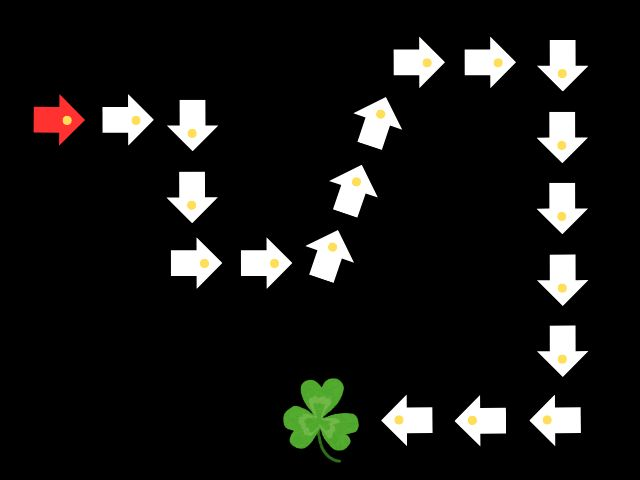
#> input picture machine-vision/lab4/Treasure_easy_case.jpg, 640 x 480 px
$ jupyter execute lab4.ipynb   (shell and % lines are left out)
#> lines starting #> are read from the running program, lines starting #| are printed output that depends on the picture; after the words box and inside, x2 and y2 are one past the last pixel; in counts of white or black regions, pixels touching at a corner belong together
[cell 1]
import cv2
import numpy as np
import matplotlib.pyplot as plt
from IPython.display import Image

[cell 2]
class TresureHunt:
    def __init__(self,filename):
#> called with filename = './lab4/Treasure_easy_case.jpg'
        self.im = cv2.imread(filename) # Reading image
#> self.im is the input picture: shape (480, 640, 3); mean B, G, R 20, 21.9, 21.9
#> call 2 of __init__, with filename = './lab4/Treasure_medium_case.jpg'
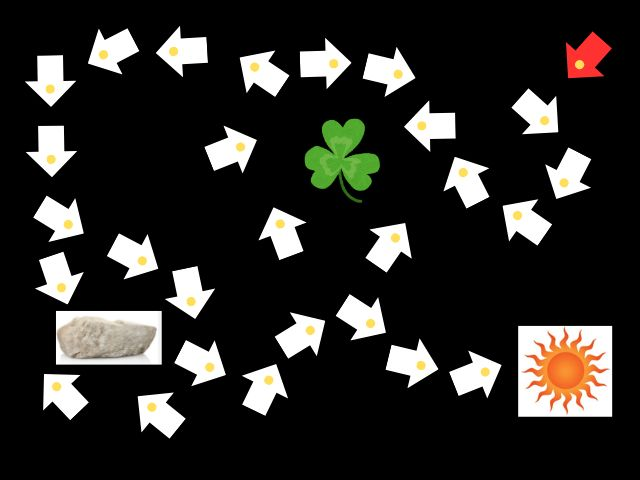
#> input picture machine-vision/lab4/Treasure_medium_case.jpg, 640 x 480 px
#> in __init__, self.im is the input picture: shape (480, 640, 3); mean B, G, R 38, 41.1, 42.5
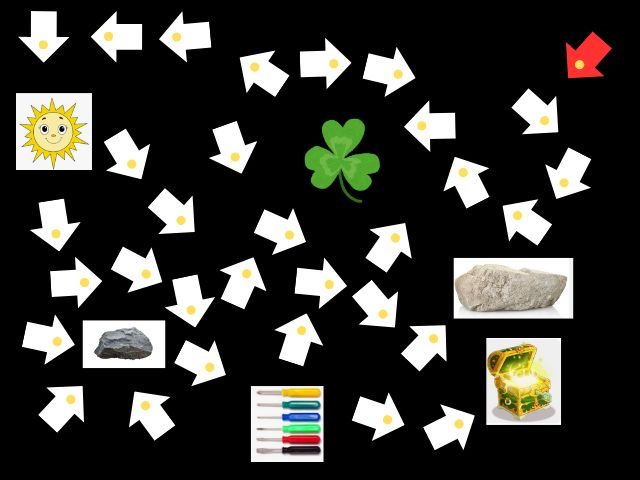
#> input picture machine-vision/lab4/Treasure hunting - difficult case.jpg, 640 x 480 px
#> in __init__, self.im is the input picture: shape (480, 640, 3); mean B, G, R 50.8, 55.4, 55.9
        self.bin_im = None
        self.stats = None
        self.centroids = None
        self.arrow_ind = None
        self.overall_path = None

    def binarisation(self):
        # Binarisation
        bin_threshold = 60; # parameter to vary
        gray = cv2.cvtColor(self.im, cv2.COLOR_BGR2GRAY)
        ret,bin_im = cv2.threshold(gray, bin_threshold, 255, cv2.THRESH_BINARY)
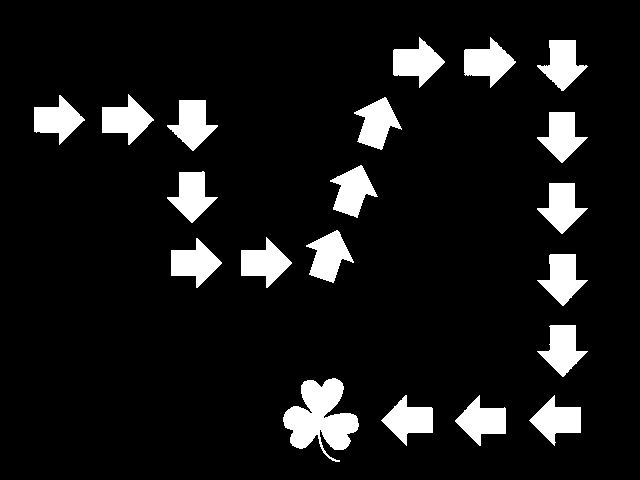
#> bin_im: shape (480, 640); 9.5% white; 20 white regions, largest, box (x1, y1, x2, y2) and area: (283, 378, 359, 462) 3418, (393, 37, 445, 88) 1392, (167, 100, 218, 151) 1386
#> ret = 60

        ##Image Hole hole
        img = bin_im.copy()  # binary image (0 background, 255 foreground)
        h, w = img.shape
#> h = 480; w = 640
        mask = np.zeros((h+2, w+2), np.uint8)

        # Step 1: flood fill the background
        floodfilled = img.copy()
        cv2.floodFill(floodfilled, mask, (0, 0), 255)
#> floodfilled: shape (480, 640); every value is 255

        # Step 2: invert floodfilled image
        floodfill_inv = cv2.bitwise_not(floodfilled)
#> floodfill_inv: shape (480, 640); every value is 0

        # Step 3: combine with original
        self.bin_im = img | floodfill_inv

    def extracting_connected_components(self):
        # Extracting connected components
        num_labels, labels, stats, centroids = cv2.connectedComponentsWithStats(self.bin_im)
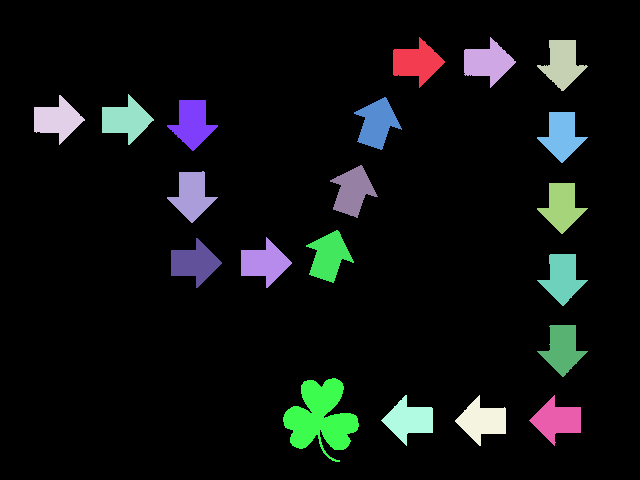
#> labels: shape (480, 640) int32; 21 distinct labels, from 0 to 20; one colour per label, 0 black
#> num_labels = 21; stats = 21 rows, first 6: [0, 0, 640, 480, 277911], [393, 37, 52, 51, 1392], [464, 37, 52, 51, 1384], [537, 40, 51, 51, 1368], [34, 95, 51, 50, 1320], [102, 94, 52, 51, 1372]; centroids = 21 rows, first 8: [313.7, 239.7], [416.4, 61.87], [487.4, 61.88], [562.2, 63.12], [56.87, 119.2], [125.5, 119.5], [376.5, 122.9], [192.1, 122.9]
        self.stats = stats
#> self.stats has the same summary as stats
        self.centroids = centroids
#> self.centroids has the same summary as centroids

    def arrow_finder(self):
        self.arrow_ind = []
        for i in range(1, len(self.stats)):
            if self.stats[i][4] < 2000: #Bounding Box Area less 2000 means arrow
                self.arrow_ind.append(i)
#> this loop made 20 passes
#> after the loop, self.arrow_ind = [1, 2, 3, 4, 5, 6, 7, 8, 9, 10, 11, 12, 13, 14, 15, 16, 18, 19, 20]
#> the loop in arrow_finder (call 2), `for i in range(1, len(self.stats)):` made 20 passes

    def find_red_arrow(self):
        # Finding red arrow
        n_arrows = len(self.arrow_ind)
#> n_arrows = 19
        start_arrow_id = -1
        # check each arrow until find the red one
        for arrow_num in range(1, n_arrows):
            object_id = self.arrow_ind[arrow_num]    # determine the arrow id
            #extract colour of the centroid point of the current arrow
            centroid_colour = self.im[round(self.centroids[object_id][1]), round(self.centroids[object_id][0]), :]
            if  centroid_colour[2] > 240 and centroid_colour[0] < 60 and centroid_colour[1] < 60:
                #the centroid point is red, memorise its id and break the loop
                start_arrow_id = object_id
                break
#> this loop made 3 passes
#> (centroid_colour, start_arrow_id) on pass 3: ([44, 50, 255], 4)
#> centroid_colour on passes 1 to 2: [251, 255, 254], [251, 255, 255]
        return start_arrow_id

    def get_centroid_color(self, x, y, w, h, color):
        centroid_x = 0
        centroid_y = 0
        count = 0
        for x_idx in range(x, x+w):
            for y_idx in range(y, y+h):
                if  self.im[y_idx][x_idx][0] < 160 and self.im[y_idx][x_idx][1] < 255 and self.im[y_idx][x_idx][0] > color[0] and self.im[y_idx][x_idx][1] > color[1] and self.im[y_idx][x_idx][2] > color[2]:
                    centroid_x += x_idx
                    centroid_y += y_idx
                    count += 1
        return centroid_x/count, centroid_y/count

    def is_inside(self, bx, by, w, h, pt_x, pt_y):
        return (bx < pt_x and pt_x < bx + w) and (by < pt_y and  pt_y < by + h)

    def next_object_finder(self, cur_object):
        #1. For each arrow you may extract the centroid point and the centroid of the yellow dot.
        #2. To set a line, it is enough to have two points.
        #3. A vector (x2-x1,y2-y1) points the direction from the point (x1,y1) to the point (x2,y2).
        #   After extending the vector, you may find the vector enters the bounding box of another arrow or the treasure.
        #   Therefore, that arrow is the next object.

        c_b_x, c_b_y, c_b_w, c_b_h, _ = self.stats[cur_object]
        c_x, c_y = self.centroids[cur_object]

        yellow_x, yellow_y = self.get_centroid_color(c_b_x, c_b_y, c_b_w, c_b_h, [50, 80, 200])

        diff_x = yellow_x - c_x
        diff_y = yellow_y - c_y

        dist = np.sqrt((diff_x*diff_x) + (diff_y*diff_y))
        dir_x = diff_x / dist
        dir_y = diff_y / dist

        points = []

        for i in range(10000):
            next_x = round(yellow_x + ((dir_x) * i))
            next_y = round(yellow_y + ((dir_y) * i))
            points.append([next_x, next_y])
            if not(self.is_inside(c_b_x, c_b_y, c_b_w, c_b_h, next_x, next_y)):
                #Check other arrow object
                for obj in range(1, len(self.stats)):
                    if (obj != cur_object):
                        obj_x, obj_y, obj_w, obj_h, _ = self.stats[obj]
                        if self.is_inside(obj_x, obj_y, obj_w, obj_h, next_x, next_y):
                            return obj
        return points

    def findAllNearestArrow(self, obj_idx):
        nearest_arrow = []
        obj_x,obj_y = self.centroids[obj_idx]
        for i in self.arrow_ind:
            x,y = self.centroids[i]
            if abs(x - obj_x) + abs(y - obj_y) < 165:
                nearest_arrow.append(i)
        return nearest_arrow

    def findAllObstacle(self):
        obstacle = []
        for i in range(1,len(self.stats)):
            if i not in self.arrow_ind:
                c_x,c_y = self.centroids[i]
                c_x = round(c_x)
                c_y = round(c_y)
                if (self.im[c_y,c_x][0] < 200 and self.im[c_y,c_x][1] > 100) and (self.im[c_y,c_x][1] < 200 and self.im[c_y,c_x][1] > 100) and (self.im[c_y,c_x][2] < 200 and self.im[c_y,c_x][2] > 100):
                    obstacle.append(i)
        return obstacle

    def preprocess(self):
        self.binarisation()
        self.extracting_connected_components()
        self.arrow_finder()

    def algorithm(self):
        self.preprocess()

        # Arrow/non-arrow determination
        # You should develop a function arrow_finder, which returns the IDs of the arror objects.
        # IDs are from the connected component analysis order. You may use any parameters for your function.
        arrow_ind = self.arrow_finder()

        # Hunting
        cur_object = self.find_red_arrow() # start from the red arrow
#> cur_object = 4
        self.overall_path = []
        visited = []
        path = [cur_object]
#> path = [4]
        open_set = []
        obstacle = self.findAllObstacle()
#> the loop in findAllObstacle, `for i in range(1,len(self.stats)):` made 20 passes
#> (c_x, c_y) on pass 17: (320, 417)
#> after the loop in findAllObstacle, `for i in range(1,len(self.stats)):`: obstacle = []
#> obstacle = []
        # while the current object is an arrow, continue to search
        while cur_object is not None:
            if (cur_object in visited) or ( cur_object in obstacle):
                if len(open_set) == 0:
                    cur_object = None
                else:
                    cur_object = open_set.pop() #Try different possible arrow from treasure
                path = [cur_object]
                continue

            visited.append(cur_object)
            #Terminating Condition
            if cur_object not in self.arrow_ind: #found treasure
                print(path)
                #save path in overall path
                for i in range(len(path)):
                    self.overall_path.append(path[i])

                open_set = self.findAllNearestArrow(self.overall_path[-1])
                #Remove visited next arrow from object
                non_visited = []
                for ele in open_set:
                    if ele not in visited:
                        non_visited.append(ele)
                open_set = non_visited.copy()
                if len(open_set) == 0:
                    cur_object = None
                else:
                    cur_object = open_set.pop()
                path = [cur_object]
            else:
                #Traverse path
                # You should develop a function next_object_finder, which returns
                # the ID of the nearest object, which is pointed at by the current
                # arrow. You may use any other parameters for your function.
                cur_object = self.next_object_finder(cur_object)
                path.append(cur_object)
#> this loop made 20 passes
#> (c_b_x in next_object_finder, c_b_y in next_object_finder, c_b_w in next_object_finder, c_b_h in next_object_finder, c_x in next_object_finder, c_y in next_object_finder, yellow_x in next_object_finder, yellow_y in next_object_finder) on passes 1 to 12: (34, 95, 51, 50, 56.87, 119.2, 66.65, 119.9), (102, 94, 52, 51, 125.5, 119.5, 135.5, 119.7), (167, 100, 51, 51, 192.1, 122.9, 191.6, 132.8), (167, 171, 51, 52, 191.5, 195, 191.5, 204.7), (171, 238, 51, 50, 194.1, 262.5, 203.8, 263.3), (241, 237, 51, 51, 264.1, 262.5, 273.9, 263.2), (306, 230, 48, 53, 328.5, 255.9, 331.9, 246.5), (330, 165, 48, 53, 352.3, 190.7, 355.9, 181.5), (354, 97, 48, 53, 376.5, 122.9, 380.2, 113.6), (393, 37, 52, 51, 416.4, 61.87, 426.7, 62.45), (464, 37, 52, 51, 487.4, 61.88, 497.7, 62.36), (537, 40, 51, 51, 562.2, 63.12, 561.5, 73.07)
#> (obj_x in findAllNearestArrow, obj_y in findAllNearestArrow) on pass 20: (320.3, 417)
#| [4, 5, 7, 10, 14, 13, 12, 9, 6, 1, 2, 3, 8, 11, 15, 16, 20, 19, 18, 17]
#> after the loop, non_visited = []; open_set = []; path = 1 item; self.overall_path = [4, 5, 7, 10, 14, 13, 12, 9, 6, 1, 2, 3, 8, 11, 15, 16, 20, 19, 18, 17]; visited has the same summary as self.overall_path

    def display_image(self):
        plt.imshow(self.im)

    def display_binarised_image(self):
        plt.imshow(bin_im, cmap='gray')

    def display_all_components(self):
        # Drawing bounding boxes
        output = im.copy()
        for i in range(1, num_labels):  # skip background (0)
            x = self.stats[i, cv2.CC_STAT_LEFT]
            y = self.stats[i, cv2.CC_STAT_TOP]
            w = self.stats[i, cv2.CC_STAT_WIDTH]
            h = self.stats[i, cv2.CC_STAT_HEIGHT]
        # Draw rectangle (blue)
        cv2.rectangle(output, (x, y), (x + w, y + h), (255, 0, 0), 2)
        # Step 3: show result
        plt.imshow(output)

    def visualize_result(self):
        # visualisation of the path
        vis_im = self.im.copy()
        plt.imshow(vis_im)
#> (this line was passed over: IPython is not available in this run)
        for path_element in range(len(self.overall_path)):
            object_id = self.overall_path[path_element] # determine the object id
            x = self.stats[object_id, cv2.CC_STAT_LEFT]
            y = self.stats[object_id, cv2.CC_STAT_TOP]
            w = self.stats[object_id, cv2.CC_STAT_WIDTH]
            h = self.stats[object_id, cv2.CC_STAT_HEIGHT]
            cv2.rectangle(vis_im, (x, y), (x + w, y + h) , (255, 0, 255), thickness=5, lineType=cv2.LINE_8)
            path_text = str(path_element)
            cv2.putText(vis_im, path_text, (x,y),fontFace=cv2.FONT_HERSHEY_PLAIN, fontScale=2.3, color=(0,255,0), thickness=2)
#> this loop made 20 passes
#> (object_id, x, y, w, h, path_text) on passes 1 to 12: (4, 34, 95, 51, 50, '0'), (5, 102, 94, 52, 51, '1'), (7, 167, 100, 51, 51, '2'), (10, 167, 171, 51, 52, '3'), (14, 171, 238, 51, 50, '4'), (13, 241, 237, 51, 51, '5'), (12, 306, 230, 48, 53, '6'), (9, 330, 165, 48, 53, '7'), (6, 354, 97, 48, 53, '8'), (1, 393, 37, 52, 51, '9'), (2, 464, 37, 52, 51, '10'), (3, 537, 40, 51, 51, '11')
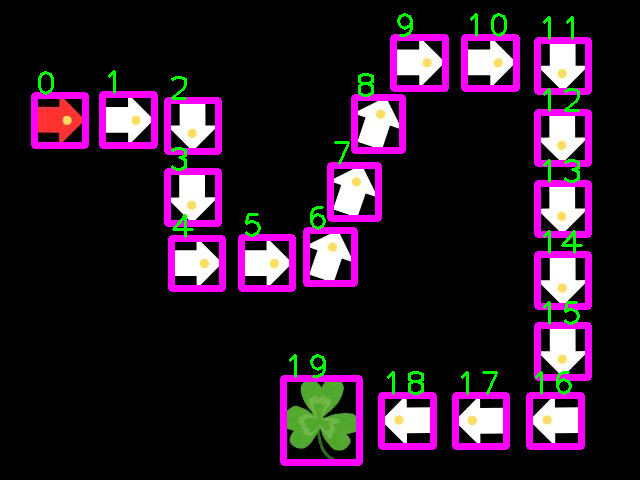
#> vis_im: shape (480, 640, 3); 10.41% of pixels changed, all inside (x1, y1, x2, y2) = (31, 13, 592, 466)
        plt.imshow(cv2.cvtColor(vis_im, cv2.COLOR_BGR2RGB))
#> (this line was passed over: IPython is not available in this run)

[cell 3]
easy = TresureHunt('./lab4/Treasure_easy_case.jpg')
medium = TresureHunt('./lab4/Treasure_medium_case.jpg')
hard = TresureHunt('./lab4/Treasure hunting - difficult case.jpg')

[cell 4]
easy.algorithm()
easy.visualize_result()

[cell 5]
medium.algorithm()
#> in binarisation (call 2), `ret,bin_im = cv2.threshold(gray, bin_threshold, 255, cv2.THRESH_BINARY)`: bin_im: shape (480, 640); 18.2% white; 31 white regions, largest, box (x1, y1, x2, y2) and area: (518, 326, 612, 417) 8554, (56, 311, 162, 365) 5724, (305, 119, 380, 202) 3425
#> in extracting_connected_components (call 2), `num_labels, labels, stats, centroids = cv2.connectedComponentsWithStat..`:
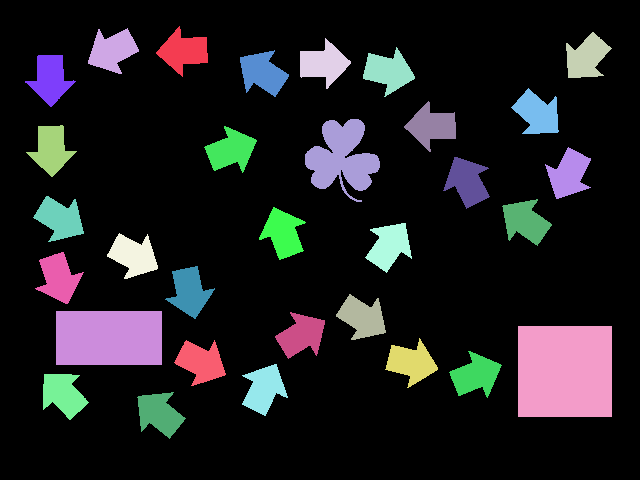
#> labels: shape (480, 640) int32; 32 distinct labels, from 0 to 31; one colour per label, 0 black
#> in extracting_connected_components (call 2), `num_labels, labels, stats, centroids = cv2.connectedComponentsWithStat..`: num_labels = 32; stats = 32 rows, first 6: [0, 0, 640, 480, 251311], [156, 26, 52, 51, 1371], [88, 28, 51, 46, 1372], [566, 32, 46, 46, 1317], [300, 38, 51, 51, 1360], [363, 47, 52, 50, 1371]; centroids = 32 pairs, first value 49.9 to 586, second value 50.12 to 413.3
#> in extracting_connected_components (call 2), `self.stats = stats`: self.stats has the same summary as stats
#> in extracting_connected_components (call 2), `self.centroids = centroids`: self.centroids has the same summary as centroids
#> the loop in find_red_arrow (call 2), `for arrow_num in range(1, n_arrows):` made 2 passes
#> (object_id, centroid_colour, start_arrow_id) on pass 2: (3, [56, 46, 255], 3)
#> (object_id, centroid_colour) on pass 1: (2, [255, 255, 255])
#> the loop in findAllObstacle (call 2), `for i in range(1,len(self.stats)):` made 31 passes
#> (c_x, c_y) on passes 10, 23, 25: (341, 157), (108, 338), (564, 371)
#> the loop in algorithm (call 2), `while cur_object is not None:` made 28 passes
#> (c_b_x in next_object_finder, c_b_y in next_object_finder, c_b_w in next_object_finder, c_b_h in next_object_finder, c_x in next_object_finder, c_y in next_object_finder, yellow_x in next_object_finder, yellow_y in next_object_finder) on passes 1, 2, 3, 4, 5, 6, 8, 10, 11, 14: (566, 32, 46, 46, 586, 56.99, 579.4, 63.62), (511, 88, 48, 46, 537.1, 113.2, 544, 120.1), (545, 147, 46, 52, 568.5, 173.7, 563.4, 182.5), (502, 199, 50, 47, 525, 221.1, 516.9, 215.3), (443, 157, 47, 52, 466.8, 181.2, 462.9, 172), (404, 101, 52, 51, 431.3, 125.7, 421.4, 125.5), (365, 223, 47, 50, 388.9, 245.4, 395.1, 237.5), (259, 207, 47, 53, 282.7, 232.9, 279.6, 223.5), (204, 126, 53, 47, 230.6, 149.8, 239.8, 146.6), (240, 50, 49, 47, 262.3, 72.54, 254.3, 66.71)
#> (obj_x in findAllNearestArrow, obj_y in findAllNearestArrow) on pass 7: (341.5, 157.3)
#| [3, 8, 13, 16, 14, 9, 10]
#| [6, 1, 2, 7, 11, 15, 19, 21, 27, 29, 24, 22, 26, 28, 25]
medium.visualize_result()
#> the loop in visualize_result (call 2), `for path_element in range(len(self.overall_path)):` made 22 passes
#> after the loop in visualize_result (call 2), `for path_element in range(len(self.overall_path)):`:
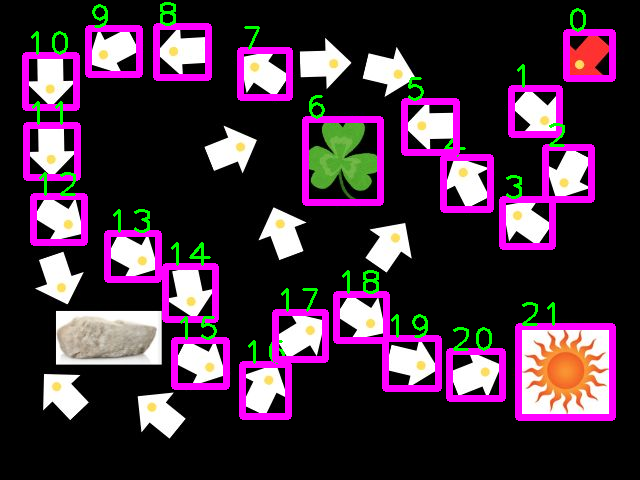
#> vis_im: shape (480, 640, 3); 11.48% of pixels changed, all inside (x1, y1, x2, y2) = (22, 2, 616, 421)

[cell 6]
hard.algorithm()
#> in binarisation (call 3), `ret,bin_im = cv2.threshold(gray, bin_threshold, 255, cv2.THRESH_BINARY)`: bin_im: shape (480, 640); 24.6% white; 39 white regions (1 under 20 px), largest, box (x1, y1, x2, y2) and area: (453, 258, 574, 319) 7320, (486, 338, 561, 425) 6403, (16, 93, 92, 170) 5814
#> in binarisation (call 3), `cv2.floodFill(floodfilled, mask, (0, 0), 255)`:
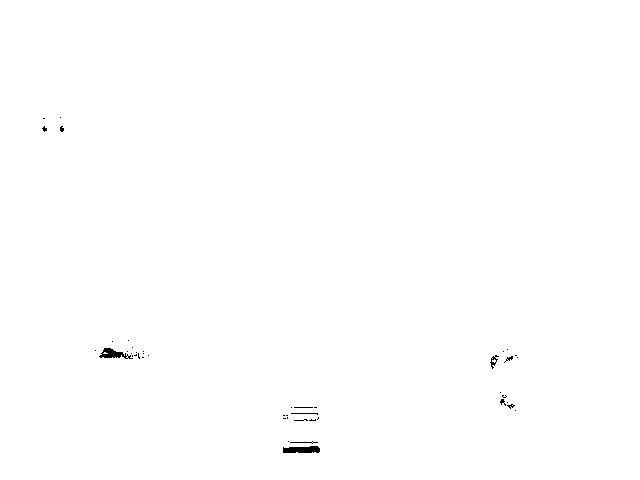
#> floodfilled: shape (480, 640); 99.8% white; 45 black regions (38 under 20 px), largest, box (x1, y1, x2, y2) and area: (283, 446, 320, 453) 218, (99, 348, 133, 359) 183, (490, 355, 499, 369) 45
#> in binarisation (call 3), `self.bin_im = img | floodfill_inv`: self.bin_im: shape (480, 640); 24.8% white; 38 white regions, largest, box (x1, y1, x2, y2) and area: (453, 258, 574, 319) 7320, (486, 338, 561, 425) 6525, (16, 93, 92, 170) 5852
#> in extracting_connected_components (call 3), `num_labels, labels, stats, centroids = cv2.connectedComponentsWithStat..`:
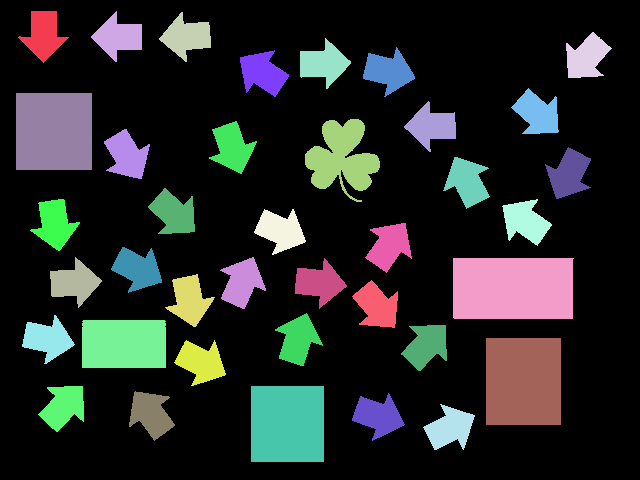
#> labels: shape (480, 640) int32; 39 distinct labels, from 0 to 38; one colour per label, 0 black
hard.visualize_result()
#> the loop in visualize_result (call 3), `for path_element in range(len(self.overall_path)):` made 21 passes
#> after the loop in visualize_result (call 3), `for path_element in range(len(self.overall_path)):`:
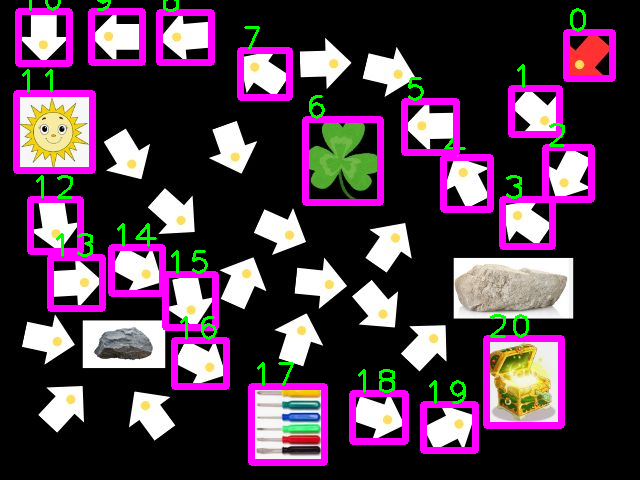
#> vis_im: shape (480, 640, 3); 11.32% of pixels changed, all inside (x1, y1, x2, y2) = (13, 0, 616, 466)
